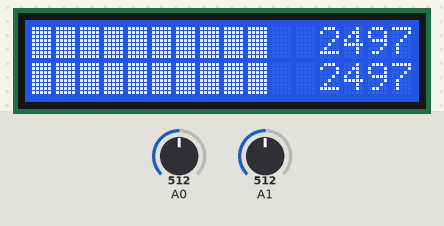
A sketch run on a simulated Arduino Uno, built with avr-gcc and run on an emulated ATmega328P. Parts: 16×2 character LCD. The inputs (shaded band) are chosen by the test bench; at power-on: A0 = 512, A1 = 512.

Above: at 1.2 s.
1.3 s: A0 set to 1023
At 2.5 s:
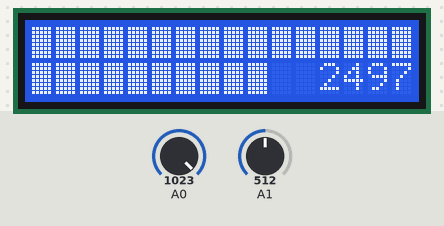
4.3 s: A1 set to 900
At 5.6 s:
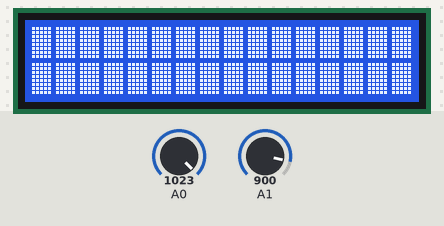
13.3 s: A0 set to 716
At 14.6 s:
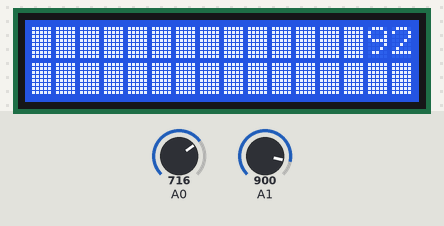
15.0 s: A1 set to 716
At 16.0 s:
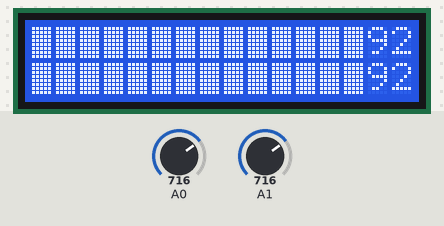
Timing chart, 0 to 17.5 s (numbered marks = the images above; inputs shaded):
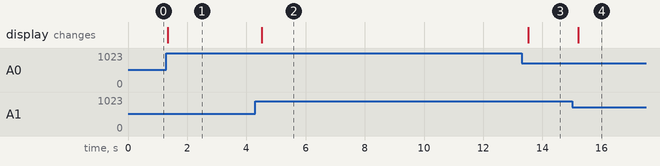

Measured:
- after the input at 1.3 s, the display: changes at once (image 1)
- after the input at 4.3 s, the display: changes after 0.22 s (image 2)
- after the input at 13.3 s, the display: changes after 0.22 s (image 3)
- after the input at 15.0 s, the display: changes after 0.22 s (image 4)

The sketch:

_1602_Audio_Meter.ino
```cpp
//*****************************************
// 1602 Audio Meter
// 8-19-2019 By Bob Davis
// Wiring:
// * LCD RS pin to digital pin 8
// * LCD En pin to digital pin 9
// * LCD D4 pin to digital pin 4
// * LCD D5 pin to digital pin 5
// * LCD D6 pin to digital pin 6
// * LCD D7 pin to digital pin 7
// * LCD R/W pin to ground
// * Variable resistor wiper to LCD VO pin (pin 3)
//

// include the library code:
#include <LiquidCrystal.h>

// initialize the library with interface pin #'s
LiquidCrystal lcd(8, 9, 4, 5, 6, 7);

// Create Special characters:
byte line1[8]= {
B10000,B10000,B10000,B10000,B10000,B10000,B10000,B10000
};
byte line2[8]= {
B11000,B11000,B11000,B11000,B11000,B11000,B11000,B11000
};
byte line3[8]= {
B11100,B11100,B11100,B11100,B11100,B11100,B11100,B11100
};
byte line4[8]= {
B11110,B11110,B11110,B11110,B11110,B11110,B11110,B11110
};
byte line5[8]= {
B11111,B11111,B11111,B11111,B11111,B11111,B11111,B11111
};

void setup() {
  // set up the LCD's number of columns and rows:
  lcd.begin(16, 2);
  // Send the new characters to the LCD.
  lcd.createChar(1, line1);
  lcd.createChar(2, line2);
  lcd.createChar(3, line3);
  lcd.createChar(4, line4);
  lcd.createChar(5, line5);
}

void loop() {
  lcd.clear();
  int Voltage0=analogRead(A0)/.205;
  int Voltage1=analogRead(A1)/.205;
  // Optionally print the voltage:
  lcd.setCursor(12, 0);
  lcd.print(Voltage0);
  lcd.setCursor(12, 1);
  lcd.print(Voltage1);

  int metervolts=Voltage0/25;
  for(int pos=0; pos<metervolts/10; pos++){
     lcd.setCursor(pos, 0);
     lcd.write(255);
      }
  lcd.setCursor(metervolts/10, 0);
  if (metervolts%10/2 == 0) lcd.write(1);
  if (metervolts%10/2 == 1) lcd.write(2);
  if (metervolts%10/2 == 2) lcd.write(3);
  if (metervolts%10/2 == 3) lcd.write(4);
  if (metervolts%10/2 == 4) lcd.write(5);
  metervolts=Voltage1/25;
  for(int pos=0; pos<metervolts/10; pos++){
     lcd.setCursor(pos, 1);
     lcd.write(255);
      }
  lcd.setCursor(metervolts/10, 1);
  if (metervolts%10/2 == 0) lcd.write(1);
  if (metervolts%10/2 == 1) lcd.write(2);
  if (metervolts%10/2 == 2) lcd.write(3);
  if (metervolts%10/2 == 3) lcd.write(4);
  if (metervolts%10/2 == 4) lcd.write(5);
  delay(200);
}
```
